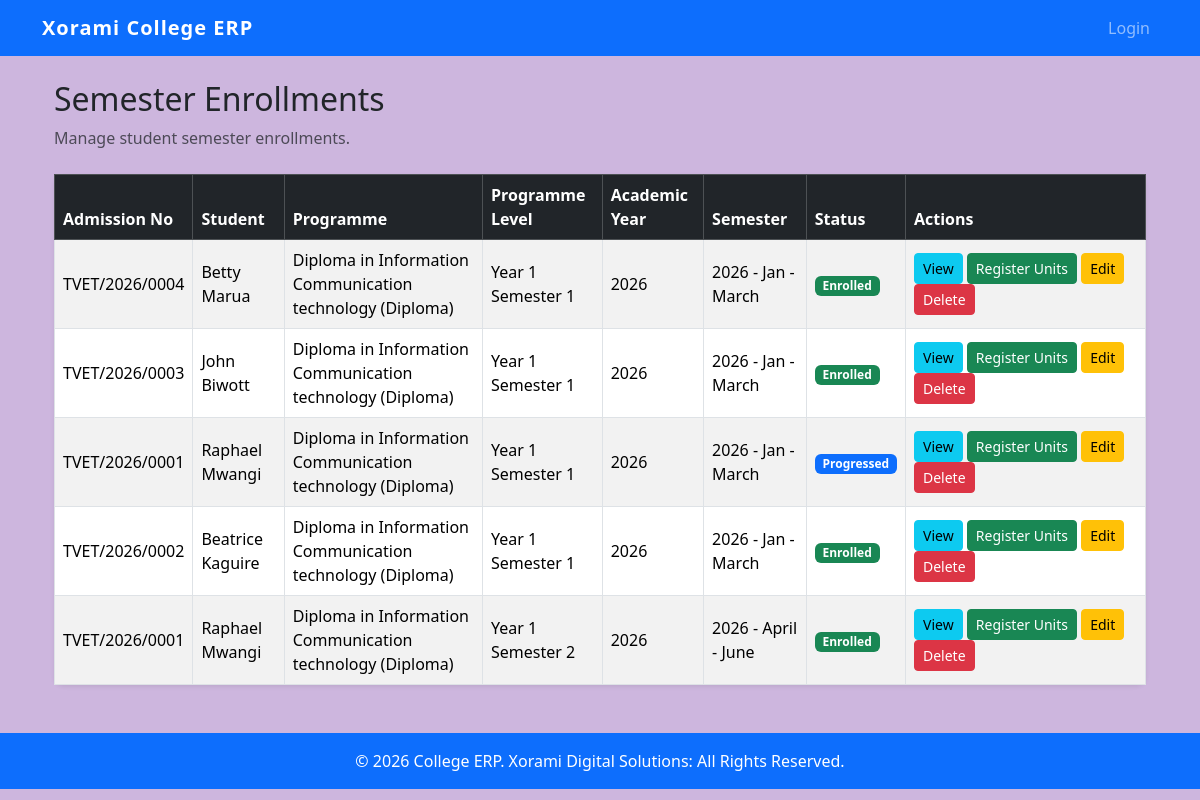
Page /semester-enrollments/ on the committed database.
### students/models.py (models this page shows, shortened)
class SemesterEnrollment(models.Model):
    ENROLLED = "ENROLLED"
    PROGRESSED = "PROGRESSED"
    COMPLETED = "COMPLETED"
    DEFERRED = "DEFERRED"
    DISCONTINUED = "DISCONTINUED"
    STATUS_CHOICES = [
        (ENROLLED, "Enrolled"),
        (PROGRESSED, "Progressed"),
        (COMPLETED, "Completed"),
        (DEFERRED, "Deferred"),
        (DISCONTINUED, "Discontinued"),
    ]
    student = models.ForeignKey(
        Student,
        on_delete=models.CASCADE,
        related_name="enrollments",
    )
    programme = models.ForeignKey(
        Programme,
        on_delete=models.PROTECT,
        related_name="enrollments",
    )
    programme_level = models.ForeignKey(
        ProgrammeLevel,
        on_delete=models.PROTECT,
        related_name="enrollments",
    )
    academic_year = models.ForeignKey(
        AcademicYear,
        on_delete=models.PROTECT,
        related_name="enrollments",
    )
    semester = models.ForeignKey(
        Semester,
        on_delete=models.PROTECT,
        related_name="enrollments",
    )
    enrollment_date = models.DateField(
        auto_now_add=True,
    )
    status = models.CharField(
        max_length=20,
        choices=STATUS_CHOICES,
        default=ENROLLED,
    )
    remarks = models.TextField(
        blank=True,
    )
    class Meta:
        ordering = [
            "-academic_year",
            "-semester",
            "-enrollment_date",
        ]
        unique_together = (
            "student",
            "academic_year",
            "semester",
        )
    def __str__(self):
        return (
            f"{self.student.admission_no} - "
            f"{self.programme_level.name} "
            f"({self.academic_year} / "
            f"{self.semester.semester_name})"
        )
    """
    def __str__(self):

        return (
            f"{self.student} - "
            f"{self.academic_year} - "
            f"{self.semester}"
        )"""

class Student(models.Model):
    ACTIVE = "ACTIVE"
    INACTIVE = "INACTIVE"
    STATUS_CHOICES = [
        (ACTIVE, "Active"),
        (INACTIVE, "Inactive"),
    ]
    user = models.OneToOneField(
        User,
        on_delete=models.CASCADE,
        related_name="student_profile",
        null=True,
        blank=True,
    )
    admission_no = models.CharField(
        max_length=20,
        unique=True,
        blank=True,
    )
    first_name = models.CharField(
        max_length=100,
    )
    middle_name = models.CharField(
        max_length=100,
        blank=True,
    )
    last_name = models.CharField(
        max_length=100,
    )
    gender = models.CharField(
        max_length=10,
        choices=Applicant.GENDER_CHOICES,
    )
    date_of_birth = models.DateField(
        null=True,
        blank=True,
    )
    id_number = models.CharField(
        max_length=20,
        unique=True,
        null=True,
        blank=True,
    )
    phone = models.CharField(
        max_length=20,
    )
    email = models.EmailField(
        blank=True,
    )
    address = models.TextField(
        blank=True,
    )
    programme = models.ForeignKey(
        Programme,
        on_delete=models.PROTECT,
        related_name="students",
    )
    admission_date = models.DateField(
        default=timezone.now,
    )
    status = models.CharField(
        max_length=10,
        choices=STATUS_CHOICES,
        default=ACTIVE,
    )
    created_at = models.DateTimeField(
        auto_now_add=True,
    )
    updated_at = models.DateTimeField(
        auto_now=True,
    )
    class Meta:
        ordering = [
            "admission_no",
        ]

class Programme(models.Model):
    ARTISAN = "ARTISAN"
    CERTIFICATE = "CERTIFICATE"
    DIPLOMA = "DIPLOMA"
    HIGHER_DIPLOMA = "HIGHER_DIPLOMA"
    AWARD_CHOICES = [
        (ARTISAN, "Artisan"),
        (CERTIFICATE, "Certificate"),
        (DIPLOMA, "Diploma"),
        (HIGHER_DIPLOMA, "Higher Diploma"),
    ]
    course = models.ForeignKey(
        Course,
        on_delete=models.PROTECT,
        related_name="programmes",
    )
    code = models.CharField(
        max_length=20,
        unique=True,
    )
    name = models.CharField(
        max_length=200,
    )
    award = models.CharField(
        max_length=30,
        choices=AWARD_CHOICES,
    )
    duration_semesters = models.PositiveSmallIntegerField(
        default=2,
    )
    description = models.TextField(
        blank=True,
    )
    is_active = models.BooleanField(
        default=True,
    )
    created_at = models.DateTimeField(
        auto_now_add=True,
    )
    updated_at = models.DateTimeField(
        auto_now=True,
    )
    class Meta:
        ordering = [
            "course",
            "award",
            "name",
        ]
        unique_together = (
            "course",
            "award",
            "name",
        )
    def __str__(self):
        return (
            f"{self.name} "
            f"({self.get_award_display()})"
        )

class ProgrammeLevel(models.Model):
    programme = models.ForeignKey(
        Programme,
        on_delete=models.PROTECT,
        related_name="levels",
    )
    tvet_level = models.PositiveSmallIntegerField(
        help_text="TVET Level e.g. 4, 5, 6"
    )
    year = models.PositiveSmallIntegerField()
    semester = models.PositiveSmallIntegerField()
    name = models.CharField(
        max_length=100,
        editable=False,
    )
    progression_order = models.PositiveSmallIntegerField(
        editable=False,
    )
    duration_months = models.PositiveSmallIntegerField(
        default=6,
    )
    is_active = models.BooleanField(
        default=True,
    )
    created_at = models.DateTimeField(
        auto_now_add=True,
    )
    updated_at = models.DateTimeField(
        auto_now=True,
    )
    class Meta:
        ordering = [
            "programme",
            "progression_order",
        ]
        unique_together = (
            "programme",
            "year",
            "semester",
        )

class AcademicYear(models.Model):
    year_name = models.CharField(
        max_length=20,
        unique=True,
    )
    is_active = models.BooleanField(
        default=False,
    )
    registration_open = models.BooleanField(
        default=False,
    )
    created_at = models.DateTimeField(
        auto_now_add=True,
    )
    updated_at = models.DateTimeField(
        auto_now=True,
    )
    class Meta:
        ordering = [
            "-year_name",
        ]
        verbose_name = "Academic Year"
        verbose_name_plural = "Academic Years"
    def __str__(self):
        return self.year_name

class Semester(models.Model):
    academic_year = models.ForeignKey(
        AcademicYear,
        on_delete=models.CASCADE,
        related_name="semesters",
    )
    semester_name = models.CharField(
        max_length=100,
    )
    start_date = models.DateField(
        null=True,
        blank=True,
    )
    end_date = models.DateField(
        null=True,
        blank=True,
    )
    registration_open = models.BooleanField(
        default=True,
    )
    results_open = models.BooleanField(
        default=False,
    )
    is_active = models.BooleanField(
        default=False,
    )
    class Meta:
        ordering = [
            "academic_year",
            "semester_name",
        ]
        unique_together = (
            "academic_year",
            "semester_name",
        )
    def __str__(self):
        return (
            f"{self.academic_year} - "
            f"{self.semester_name}"
        )

### students/views.py (the view)
def semester_enrollment_list(request):
    enrollments = SemesterEnrollment.objects.select_related(
        "student",
        "programme",
        "programme_level",
        "academic_year",
        "semester",
    )
    return render(
        request,
        "students/enrollments/enrollment_list.html",
        {
            "enrollments": enrollments
        }
    )

### templates/students/enrollments/enrollment_list.html
{% extends "base.html" %}
{% block content %}
<div class="container mt-4">
<div class="d-flex justify-content-between align-items-center mb-4">
    <div>
        <h2>Semester Enrollments</h2>
        <p class="text-muted mb-0">
            Manage student semester enrollments.
        </p>
    </div>
</div>
<div class="card shadow-sm">
    <div class="card-body p-0">
        <div class="table-responsive">
            <table class="table table-striped table-hover table-bordered align-middle mb-0">
                <thead class="table-dark">
                    <tr>
                        <th>Admission No</th>
                        <th>Student</th>
                        <th>Programme</th>
                        <th>Programme Level</th>
                        <th>Academic Year</th>
                        <th>Semester</th>
                        <th>Status</th>
                        <th width="240">Actions</th>
                    </tr>
                </thead>
                <tbody>
                    {% for enrollment in enrollments %}
                    <tr>
                        <td>
                            {{ enrollment.student.admission_no }}
                        </td>
                        <td>
                            {{ enrollment.student.first_name }}
                            {{ enrollment.student.last_name }}
                        </td>
                        <td>
                            {{ enrollment.programme }}
                        </td>
                        <td>
                            {{ enrollment.programme_level.name }}
                        </td>
                        <td>
                            {{ enrollment.academic_year }}
                        </td>
                        <td>
                            {{ enrollment.semester }}
                        </td>
                        <td>
                            {% if enrollment.status == "ENROLLED" %}
                                <span class="badge bg-success">
                                    {{ enrollment.get_status_display }}
                                </span>
                            {% elif enrollment.status == "PROGRESSED" %}
                                <span class="badge bg-primary">
                                    {{ enrollment.get_status_display }}
                                </span>
                            {% elif enrollment.status == "COMPLETED" %}
                                <span class="badge bg-dark">
                                    {{ enrollment.get_status_display }}
                                </span>
                            {% elif enrollment.status == "DEFERRED" %}
                                <span class="badge bg-warning text-dark">
                                    {{ enrollment.get_status_display }}
                                </span>
                            {% else %}
                                <span class="badge bg-danger">
                                    {{ enrollment.get_status_display }}
                                </span>
                            {% endif %}
                        </td>
                        <td>
                            <a href="{% url 'semester_enrollment_detail' enrollment.id %}"
                               class="btn btn-info btn-sm">
                                View
                            </a>
                            <a href="{% url 'register_units' enrollment.id %}"
                               class="btn btn-success btn-sm">
                                Register Units
                            </a>
                            <a href="{% url 'semester_enrollment_edit' enrollment.id %}"
                               class="btn btn-warning btn-sm">
                                Edit
                            </a>
                            <a href="{% url 'semester_enrollment_delete' enrollment.id %}"
                               class="btn btn-danger btn-sm">
                                Delete
                            </a>
                        </td>
                    </tr>
                    {% empty %}
                    <tr>
                        <td colspan="8" class="text-center py-4">
                            No semester enrollments found.
                        </td>
                    </tr>
                    {% endfor %}
                </tbody>
            </table>
        </div>
    </div>
</div>
</div>
{% endblock %}

### static/css/style.css (style rules this page uses)
body { background-color:#cdb6de; }
.card { border:none; border-radius:10px; }
.table { margin-bottom:0; }

### rows in the picture
SemesterEnrollment: student.admission_no "TVET/2026/0004", student.first_name "Betty", student.last_name "Marua", programme "Diploma in Information Communication technology (Diploma)", programme_level.name "Year 1 Semester 1", academic_year "2026", semester "2026 - Jan - March", status "Enrolled"
SemesterEnrollment: student.admission_no "TVET/2026/0003", student.first_name "John", student.last_name "Biwott", programme "Diploma in Information Communication technology (Diploma)", programme_level.name "Year 1 Semester 1", academic_year "2026", semester "2026 - Jan - March", status "Enrolled"
SemesterEnrollment: student.admission_no "TVET/2026/0001", student.first_name "Raphael", student.last_name "Mwangi", programme "Diploma in Information Communication technology (Diploma)", programme_level.name "Year 1 Semester 1", academic_year "2026", semester "2026 - Jan - March", status "Progressed"
SemesterEnrollment: student.admission_no "TVET/2026/0002", student.first_name "Beatrice", student.last_name "Kaguire", programme "Diploma in Information Communication technology (Diploma)", programme_level.name "Year 1 Semester 1", academic_year "2026", semester "2026 - Jan - March", status "Enrolled"
SemesterEnrollment: student.admission_no "TVET/2026/0001", student.first_name "Raphael", student.last_name "Mwangi", programme "Diploma in Information Communication technology (Diploma)", programme_level.name "Year 1 Semester 2", academic_year "2026", semester "2026 - April - June", status "Enrolled"
